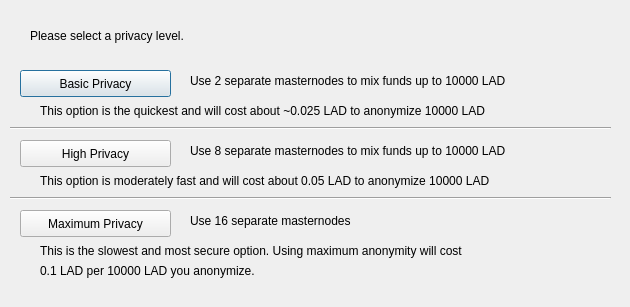
<?xml version="1.0" encoding="UTF-8"?>
<ui version="4.0">
 <class>ObfuscationConfig</class>
 <widget class="QDialog" name="ObfuscationConfig">
  <property name="geometry">
   <rect>
    <x>0</x>
    <y>0</y>
    <width>630</width>
    <height>307</height>
   </rect>
  </property>
  <property name="windowTitle">
   <string>Configure Obfuscation</string>
  </property>
  <widget class="QPushButton" name="buttonBasic">
   <property name="geometry">
    <rect>
     <x>20</x>
     <y>70</y>
     <width>151</width>
     <height>27</height>
    </rect>
   </property>
   <property name="text">
    <string>Basic Privacy</string>
   </property>
  </widget>
  <widget class="QPushButton" name="buttonHigh">
   <property name="geometry">
    <rect>
     <x>20</x>
     <y>140</y>
     <width>151</width>
     <height>27</height>
    </rect>
   </property>
   <property name="text">
    <string>High Privacy</string>
   </property>
  </widget>
  <widget class="QPushButton" name="buttonMax">
   <property name="geometry">
    <rect>
     <x>20</x>
     <y>210</y>
     <width>151</width>
     <height>27</height>
    </rect>
   </property>
   <property name="text">
    <string>Maximum Privacy</string>
   </property>
  </widget>
  <widget class="QLabel" name="label">
   <property name="geometry">
    <rect>
     <x>30</x>
     <y>20</y>
     <width>571</width>
     <height>31</height>
    </rect>
   </property>
   <property name="text">
    <string>Please select a privacy level.</string>
   </property>
  </widget>
  <widget class="QLabel" name="label_2">
   <property name="geometry">
    <rect>
     <x>190</x>
     <y>70</y>
     <width>421</width>
     <height>21</height>
    </rect>
   </property>
   <property name="text">
    <string>Use 2 separate masternodes to mix funds up to 10000 LAD</string>
   </property>
  </widget>
  <widget class="QLabel" name="label_3">
   <property name="geometry">
    <rect>
     <x>190</x>
     <y>140</y>
     <width>411</width>
     <height>21</height>
    </rect>
   </property>
   <property name="text">
    <string>Use 8 separate masternodes to mix funds up to 10000 LAD</string>
   </property>
  </widget>
  <widget class="QLabel" name="label_4">
   <property name="geometry">
    <rect>
     <x>190</x>
     <y>210</y>
     <width>421</width>
     <height>21</height>
    </rect>
   </property>
   <property name="text">
    <string>Use 16 separate masternodes</string>
   </property>
  </widget>
  <widget class="QLabel" name="label_6">
   <property name="geometry">
    <rect>
     <x>40</x>
     <y>100</y>
     <width>561</width>
     <height>21</height>
    </rect>
   </property>
   <property name="text">
    <string>This option is the quickest and will cost about ~0.025 LAD to anonymize 10000 LAD</string>
   </property>
  </widget>
  <widget class="QLabel" name="label_7">
   <property name="geometry">
    <rect>
     <x>40</x>
     <y>170</y>
     <width>561</width>
     <height>21</height>
    </rect>
   </property>
   <property name="text">
    <string>This option is moderately fast and will cost about 0.05 LAD to anonymize 10000 LAD</string>
   </property>
  </widget>
  <widget class="QLabel" name="label_8">
   <property name="geometry">
    <rect>
     <x>40</x>
     <y>240</y>
     <width>561</width>
     <height>21</height>
    </rect>
   </property>
   <property name="text">
    <string>This is the slowest and most secure option. Using maximum anonymity will cost</string>
   </property>
  </widget>
  <widget class="QLabel" name="label_9">
   <property name="geometry">
    <rect>
     <x>40</x>
     <y>260</y>
     <width>561</width>
     <height>21</height>
    </rect>
   </property>
   <property name="text">
    <string>0.1 LAD per 10000 LAD you anonymize.</string>
   </property>
  </widget>
  <widget class="Line" name="line">
   <property name="geometry">
    <rect>
     <x>10</x>
     <y>120</y>
     <width>601</width>
     <height>16</height>
    </rect>
   </property>
   <property name="orientation">
    <enum>Qt::Horizontal</enum>
   </property>
  </widget>
  <widget class="Line" name="line_2">
   <property name="geometry">
    <rect>
     <x>10</x>
     <y>190</y>
     <width>601</width>
     <height>16</height>
    </rect>
   </property>
   <property name="orientation">
    <enum>Qt::Horizontal</enum>
   </property>
  </widget>
 </widget>
 <resources/>
 <connections/>
</ui>
